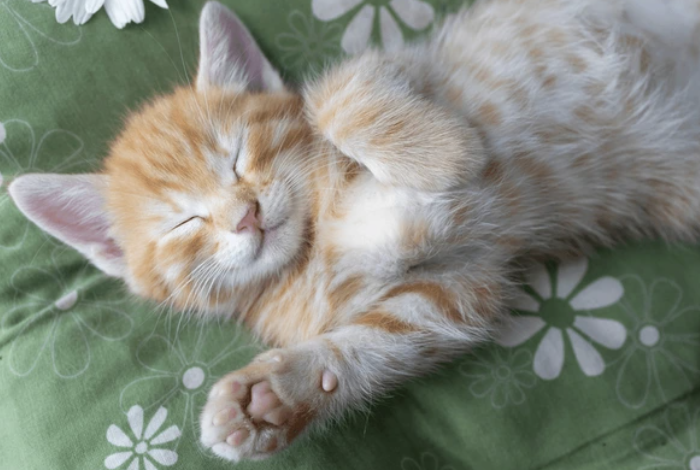
#> input picture HW1/cat.jpg, 700 x 470 px
$ python HW1_4.2.py
#> lines starting #> are read from the running program, lines starting #| are printed output that depends on the picture
import numpy as np
import matplotlib.pyplot as plt
from PIL import Image
from scipy.signal import convolve2d

# Load the selected image
image_path = "cat.jpg"  # Replace with your image path
image = Image.open(image_path).convert("L")  # Convert to grayscale
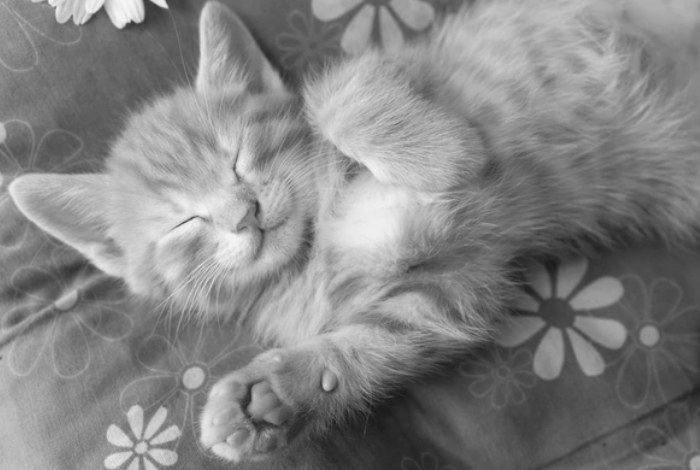
#> image: PIL image 700x470 L; min 26, max 247, mean 131.8
image_array = np.array(image)  # Convert to a NumPy array

# Define the 3x3 convolution kernel
kernel = np.array([
    [ 0,  -1/2,  0],
    [-1/2,  1,  -1/2],
    [ 0,  -1/2,  0]
])

# Perform 2D convolution
filtered_image = convolve2d(image_array, kernel, mode='same', boundary='fill', fillvalue=0)
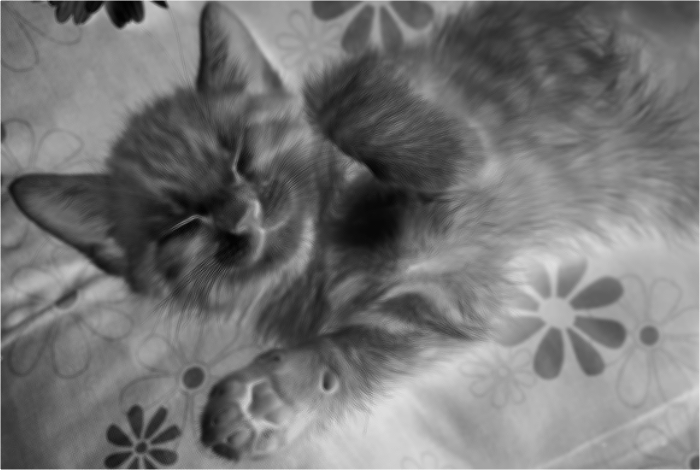
#> filtered_image: shape (470, 700) float64; min -246, max 3, mean -131.3; drawn with min black and max white

# Normalize the result to the range of 0-255
filtered_image = filtered_image - filtered_image.min()  # Shift minimum value to 0
filtered_image = (filtered_image / filtered_image.max()) * 255  # Normalize to 0-255
filtered_image = filtered_image.astype(np.uint8)

# Display the original and processed images
plt.figure(figsize=(10, 5))

plt.subplot(1, 2, 1)
plt.imshow(image_array, cmap='gray')
plt.title("Original Image")
plt.axis("off")

plt.subplot(1, 2, 2)
plt.imshow(filtered_image, cmap='gray')
plt.title("Filtered Image")
plt.axis("off")

plt.show()
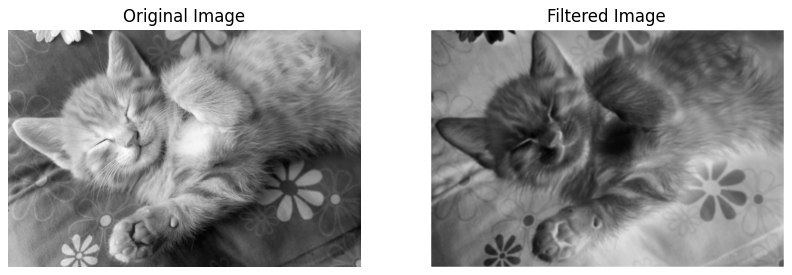
#> figure drawn by matplotlib, 2 panels
